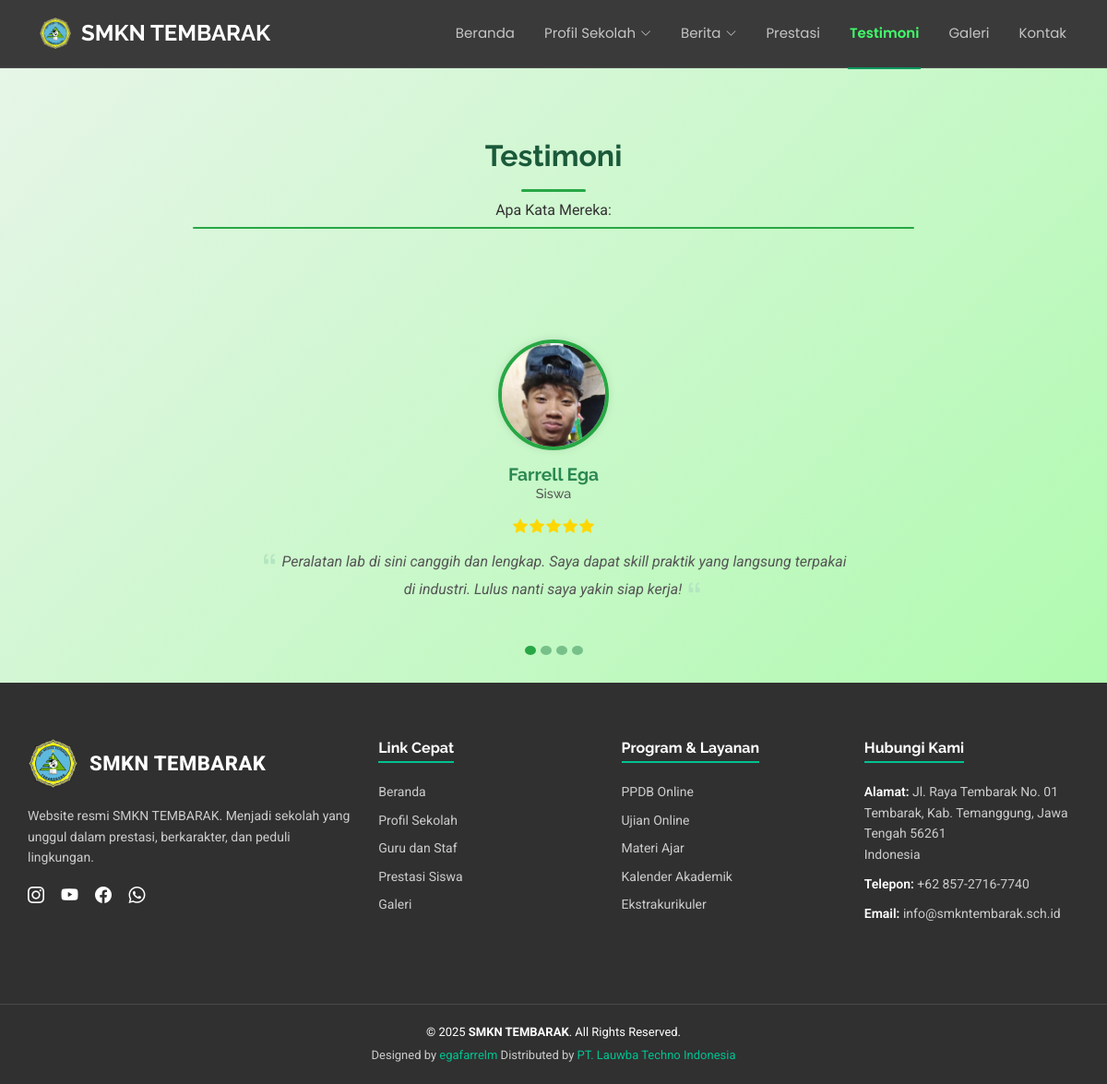
/frontend/pages/testimonials/index.php, run on the app's committed database.
### tables this page shows
CREATE TABLE `abouts` (
  `id` bigint NOT NULL,
  `school_name` varchar(255) NOT NULL,
  `school_logo` text NOT NULL,
  `school_banner` varchar(200) NOT NULL,
  `school_tagline` varchar(255) NOT NULL,
  `school_description` text NOT NULL,
  `since` date NOT NULL,
  `alamat` varchar(255) NOT NULL
);

CREATE TABLE `testimonials` (
  `id` bigint NOT NULL,
  `image` varchar(255) NOT NULL,
  `name` varchar(200) NOT NULL,
  `rating` tinyint(1) NOT NULL,
  `status` varchar(200) NOT NULL,
  `message` varchar(200) NOT NULL
);

### frontend/pages/testimonials/index.php (called while the page is built)
<?php
include '../../partials/header.php';
include '../../partials/navbar.php';
include 'testimonials.php';
include '../../partials/footer.php';
include '../../partials/script.php';
?>

### frontend/pages/testimonials/testimonials.php (the view, shortened to what this page needs)
<?php
$qTestimonials = "SELECT * FROM testimonials";
$resTestimonials = mysqli_query($connect, $qTestimonials) or die(mysqli_error($connect));
$testimonials = [];
while ($row = $resTestimonials->fetch_object()) {
    $testimonials[] = $row;
}
$totalTestimonials = count($testimonials);
?>
<section id="testimonials" class="testimonials section light-background" style="background: linear-gradient(135deg, #e8f5e9 0%, #b0fab0ff 100%); padding: 150px 0 60px 0;">
    <div class="container section-title text-center" data-aos="fade-up">
        <h2>Testimoni</h2>
        <p>Apa Kata Mereka:</p>
        <div class="section-line"></div>
    </div>
    <div class="container" data-aos="fade-up" data-aos-delay="100">
        <div id="testimonialCarousel" class="carousel slide" data-bs-ride="carousel" data-bs-interval="5000">
            <div class="carousel-inner">
                <?php
                $active = "active";
                for ($i = 0; $i < $totalTestimonials; $i++) {
                ?>
                    <div class="carousel-item <?= $active ?>">
                        <div class="row justify-content-center">
                            <div class="col-lg-8">
                                <div class="testimonial-container">
                                    <div class="testimonial-photo-wrapper">
                                        <img src="../../../storages/testimonials/<?= $testimonials[$i]->image ?>"
                                             class="testimonial-img-custom"
                                             alt="<?= $testimonials[$i]->name ?>">
                                    </div>
                                    <h5 class="testimonial-name"><?= $testimonials[$i]->name ?></h5>
                                    <h6 class="testimonial-status"><?= $testimonials[$i]->status ?></h6>
                                    <div class="stars">
                                        <?php
                                        $rating = (int)$testimonials[$i]->rating;
                                        for ($s = 1; $s <= $rating; $s++) echo '<i class="bi bi-star-fill"></i>';
                                        ?>
                                    </div>
                                    <p class="testimonial-message">
                                        <i class="bi bi-quote quote-icon-left"></i>
                                        <span><?= $testimonials[$i]->message ?></span>
                                        <i class="bi bi-quote quote-icon-right"></i>
                                    </p>
                                </div>
                            </div>
                        </div>
                    </div>
                <?php $active = ""; } ?>
            </div>
            <div class="carousel-indicators-custom">
                <?php for ($k = 0; $k < $totalTestimonials; $k++) { ?>
                    <button type="button" data-bs-target="#testimonialCarousel" data-bs-slide-to="<?= $k ?>" class="<?= ($k == 0) ? 'active' : '' ?>"></button>
                <?php } ?>
            </div>
        </div>
    </div>
</section>

### frontend/partials/navbar.php (shortened to what this page needs)
<?php
$current_folder = basename(dirname($_SERVER['PHP_SELF']));
function activeMenu($folder) {
  global $current_folder;
  return $current_folder === $folder ? 'active' : '';
}
function activeDropdown($folders = []) {
  global $current_folder;
  return in_array($current_folder, $folders) ? 'active' : '';
}
?>
<header id="header" class="header d-flex align-items-center fixed-top">
  <div class="container position-relative d-flex align-items-center justify-content-between">
    <a href="../beranda/index.php" class="logo d-flex align-items-center me-auto me-xl-0">
      <img src="/company_profile/storages/abouts/<?= $item->school_logo ?>" style="height:50px; margin-right:10px;">
      <h1 class="sitename"><?= $item->school_name ?></h1>
    </a>
    <nav id="navmenu" class="navmenu">
      <ul>
        <li><a href="../beranda/index.php" class="<?= activeMenu('beranda') ?>">Beranda</a></li>
<li class="dropdown">
  <a href="#" class="<?= activeDropdown(['profil_sekolah','sejarah','visi_misi','gurustaf','organisasi','jurusan']) ?>">
    <span>Profil Sekolah</span>
    <i class="bi bi-chevron-down toggle-dropdown"></i>
  </a>
</li>
<li class="dropdown">
  <a href="#" class="<?= activeDropdown(['berita','pengumuman']) ?>">
    <span>Berita</span>
    <i class="bi bi-chevron-down toggle-dropdown"></i>
  </a>
</li>
<li><a href="../prestasi/index.php" class="<?= activeMenu('prestasi') ?>">Prestasi</a></li>
<li><a href="../testimonials/index.php" class="<?= activeMenu('testimonials') ?>">Testimoni</a></li>
<li><a href="../galeri/index.php" class="<?= activeMenu('galeri') ?>">Galeri</a></li>
<li><a href="../kontak/index.php" class="<?= activeMenu('kontak') ?>">Kontak</a></li>
      </ul>
    </nav>
  </div>
</header>

### frontend/partials/footer.php (shortened to what this page needs)
<?php
$qHome = "SELECT * FROM abouts";
$resHome = mysqli_query($connect, $qHome) or die(mysqli_error($connect));
$item = $resHome->fetch_object();
$school_name = isset($item->school_name) ? $item->school_name : 'SMKN TEMBARAK';
?>
<footer class="footer-custom">
    <div class="footer-top">
        <div class="footer-col">
            <div class="footer-logo-text">
                <img src="/company_profile/storages/abouts/<?= $item->school_logo ?>" alt="Logo Sekolah" class="footer-logo-img" />
                <div class="footer-school-name"><?= $school_name ?></div>
            </div>
            <p>Website resmi <?= $school_name ?>. Menjadi sekolah yang unggul dalam prestasi, berkarakter, dan peduli lingkungan.</p>
            <div class="footer-social-icons">
                <a href="https://www.instagram.com/smkntembarak/" title="Instagram"><i class="bi bi-instagram"></i></a>
                <a href="https://www.youtube.com/@officialsmkntembarak9913" title="YouTube"><i class="bi bi-youtube"></i></a>
                <a href="https://www.facebook.com/smkntembarak/" title="Facebook"><i class="bi bi-facebook"></i></a>
                <a href="https://api.whatsapp.com/send/?phone=6285727167740&text&type=phone_number&app_absent=0" title="WhatsApp"><i class="bi bi-whatsapp"></i></a>
            </div>
        </div>
        <div class="footer-col">
            <h4>Link Cepat</h4>
            <ul>
                <li><a href="../beranda/index.php">Beranda</a></li>
                <li><a href="../profil_sekolah/index.php">Profil Sekolah</a></li>
                <li><a href="../gurustaf/index.php">Guru dan Staf</a></li>
                <li><a href="../prestasi/index.php">Prestasi Siswa</a></li>
                <li><a href="../galeri/index.php">Galeri</a></li>
            </ul>
        </div>
        <div class="footer-col">
            <h4>Program & Layanan</h4>
            <ul>
                <li><a href="#">PPDB Online</a></li>
                <li><a href="#">Ujian Online</a></li>
                <li><a href="#">Materi Ajar</a></li>
                <li><a href="#">Kalender Akademik</a></li>
                <li><a href="#">Ekstrakurikuler</a></li>
            </ul>
        </div>
        <div class="footer-col">
            <h4>Hubungi Kami</h4>
            <address>
                <p>
                    <strong>Alamat:</strong> Jl. Raya Tembarak No. 01<br>
                    Tembarak, Kab. Temanggung, Jawa Tengah 56261<br>
                    Indonesia
                </p>
                <p><strong>Telepon:</strong> +62 857-2716-7740</p>
                <p><strong>Email:</strong> info@smkntembarak.sch.id</p>
            </address>
        </div>
    </div>
    <div class="footer-bottom">
        <div class="container-fluid">
            &copy; 2025 <strong><?= $school_name ?></strong>. All Rights Reserved.
            <div class="credits">
                Designed by <a href="https://www.instagram.com/egafarrelm/">egafarrelm</a> Distributed by <a href="https://www.instagram.com/lauwba_techno/?hl=id" target="_blank">PT. Lauwba Techno Indonesia</a>
            </div>
        </div>
    </div>
</footer>

### frontend/KnightOne-1.0.0/assets/css/main.css (style rules this page uses)
:root { --default-font: "Roboto", system-ui, -apple-system, "Segoe UI", Roboto, "Helvetica Neue", Arial, "Noto Sans", "Liberation Sans", sans-serif, "Apple Color Emoji", "Segoe UI Emoji", "Segoe UI Symbol", "Noto Color Emoji"; --heading-font: "Raleway", sans-serif; --nav-font: "Poppins", sans-serif; }
:root { --background-color: #ffffff; --default-color: #444444; --heading-color: #282828; --accent-color: #009961; --surface-color: #ffffff; --contrast-color: #ffffff; }
:root { --nav-color: #ffffff; --nav-hover-color: #009961; --nav-mobile-background-color: #ffffff; --nav-dropdown-background-color: #ffffff; --nav-dropdown-color: #444444; --nav-dropdown-hover-color: #009961; }
.light-background { --background-color: #f9f9f9; --surface-color: #ffffff; }
:root { scroll-behavior: smooth; }
a { color: var(--accent-color); text-decoration: none; transition: 0.3s; }
h1, h2, h3, h4, h5, h6 { color: var(--heading-color); font-family: var(--heading-font); }
.header { --background-color: rgba(0, 0, 0, 0); --default-color: #ffffff; --heading-color: #ffffff; color: var(--default-color); background-color: var(--background-color); padding: 10px 0; transition: all 0.5s; z-index: 997; border-bottom: 1px solid color-mix(in srgb, var(--default-color), transparent 90%); }
.header .logo { line-height: 1; }
.header .logo img { max-height: 36px; margin-right: 8px; }
.header .logo h1 { font-size: 30px; margin: 0; font-weight: 700; color: var(--heading-color); }
@media (max-width: 1200px) { .header .logo { order: 1; } }
@media (max-width: 1200px) { .header .logo h1 { font-size: 24px; } }
@media (max-width: 1200px) { .header .navmenu { order: 3; } }
@media (min-width: 1200px) { .navmenu { padding: 0; } }
@media (min-width: 1200px) { .navmenu ul { margin: 0; padding: 0; display: flex; list-style: none; align-items: center; } }
@media (min-width: 1200px) { .navmenu li { position: relative; } }
@media (min-width: 1200px) { .navmenu>ul>li { white-space: nowrap; padding: 15px 14px; } }
@media (min-width: 1200px) { .navmenu>ul>li:last-child { padding-right: 0; } }
@media (min-width: 1200px) { .navmenu a, .navmenu a:focus { color: color-mix(in srgb, var(--nav-color), transparent 30%); font-size: 15px; padding: 0 2px; font-family: var(--nav-font); font-weight: 400; display: flex; align-items: center; justify-content: space-between; white-space: nowrap; transition: 0.3s; position: relative; } }
@media (min-width: 1200px) { .navmenu a i, .navmenu a:focus i { font-size: 12px; line-height: 0; margin-left: 5px; transition: 0.3s; } }
@media (min-width: 1200px) { .navmenu>ul>li>a:before { content: ""; position: absolute; height: 2px; bottom: -27px; left: 0; background-color: var(--nav-hover-color); visibility: hidden; width: 0px; transition: all 0.3s ease-in-out 0s; } }
@media (min-width: 1200px) { .navmenu a:hover:before, .navmenu li:hover>a:before, .navmenu .active:before { visibility: visible; width: 100%; } }
@media (min-width: 1200px) { .navmenu li:hover>a, .navmenu .active, .navmenu .active:focus { color: var(--nav-color); } }
section, .section { color: var(--default-color); background-color: var(--background-color); padding: 60px 0; scroll-margin-top: 72px; overflow: clip; }
.section-title { padding-bottom: 60px; position: relative; }
.section-title h2 { font-size: 32px; font-weight: 700; margin-bottom: 20px; padding-bottom: 20px; position: relative; }
.section-title h2:after { content: ""; position: absolute; display: block; width: 50px; height: 3px; background: var(--accent-color); left: 0; right: 0; bottom: 0; }
.section-title p { margin-bottom: 0; color: color-mix(in srgb, var(--default-color) 90%, white 50%); }

### frontend/partials/navbar.php (style rules this page uses)
.header { background: #3a3a3a !important; backdrop-filter: none !important; -webkit-backdrop-filter: none !important; }
.navmenu a.active { color: #41ff6a !important; font-weight: 600; }

### data on the page
abouts: school_logo (picture), school_name "SMKN TEMBARAK"
testimonials: image (picture), name "Farrell Ega", status "Siswa", rating 5 (drawn), message "Peralatan lab di sini canggih dan lengkap. Saya dapat skill praktik yang langsung terpakai di industri. Lulus nanti saya yakin siap kerja!"
